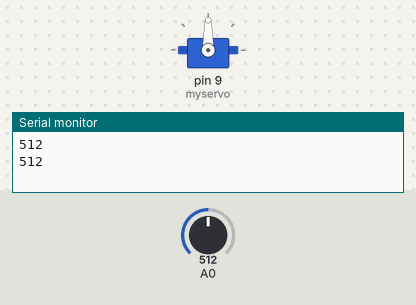
A sketch run on a simulated Arduino Uno, built with avr-gcc and run on an emulated ATmega328P. Shown: servo, the last lines printed to the serial monitor. The test bench sets the inputs (shaded band); at power-on: A0 = 512.

Above: at 1.8 s.
1.9 s: A0 set to 716
At 3.8 s:
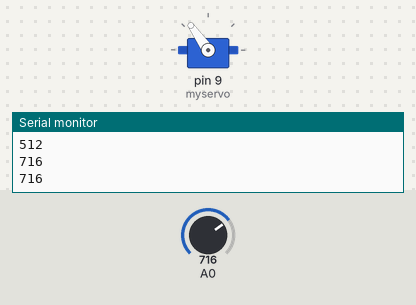
4.5 s: A0 set to 900
At 7.2 s:
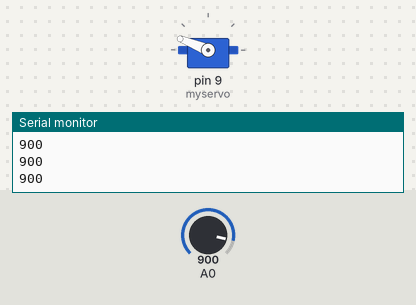
7.5 s: A0 set to 1023
At 9.6 s:
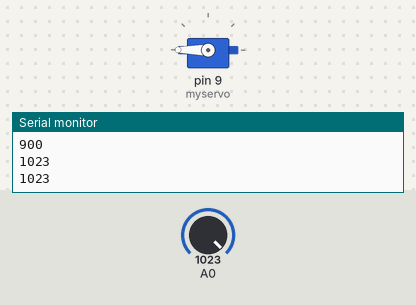
10.5 s: A0 set to 306
At 13.2 s:
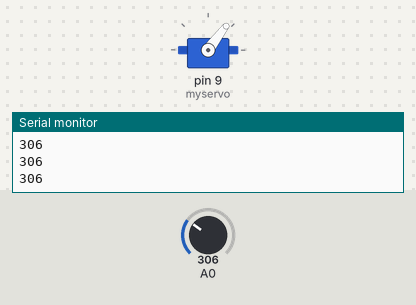
13.5 s: A0 set to 122
At 15.5 s:
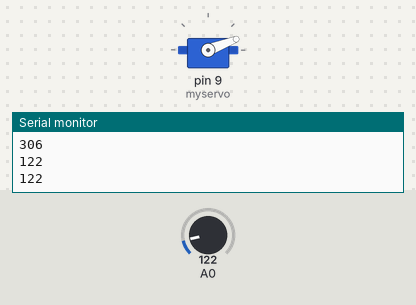
16.5 s: A0 set to 0
At 19.0 s:
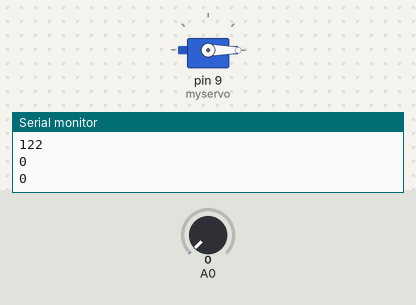
Timing chart, 0 to 20.5 s (numbered marks = the images above; inputs shaded):
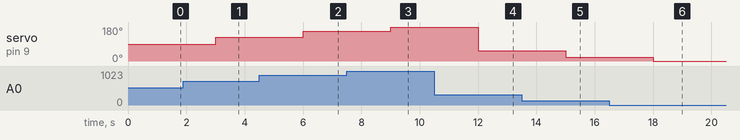

Measured:
- after the input at 1.9 s, servo on pin 9 (myservo): 90° → 125° after 1.1 s
- after the input at 4.5 s, servo on pin 9 (myservo): 125° → 158° after 1.5 s
- after the input at 7.5 s, servo on pin 9 (myservo): 158° → 180° after 1.5 s
- after the input at 10.5 s, servo on pin 9 (myservo): 180° → 53° after 1.5 s
- after the input at 13.5 s, servo on pin 9 (myservo): 53° → 21° after 1.5 s
- after the input at 16.5 s, servo on pin 9 (myservo): 21° → 0° after 1.5 s

The sketch:

inclass_servo.ino
```cpp
#include <Servo.h>

Servo myservo;

void setup() {
  Serial.begin(9600);
  myservo.attach(9);
}

void loop() {
  int val = analogRead(A0);
  Serial.println(val);

  // from 0 - 1023(5V)
  // to 0 - 180 degree
  int angle = map(val, 0, 1023, 0, 180);
  delay(1000);
  // map( value, valueMin, valueMax, targetMin, targetMax);

  myservo.write(angle);
}
```
